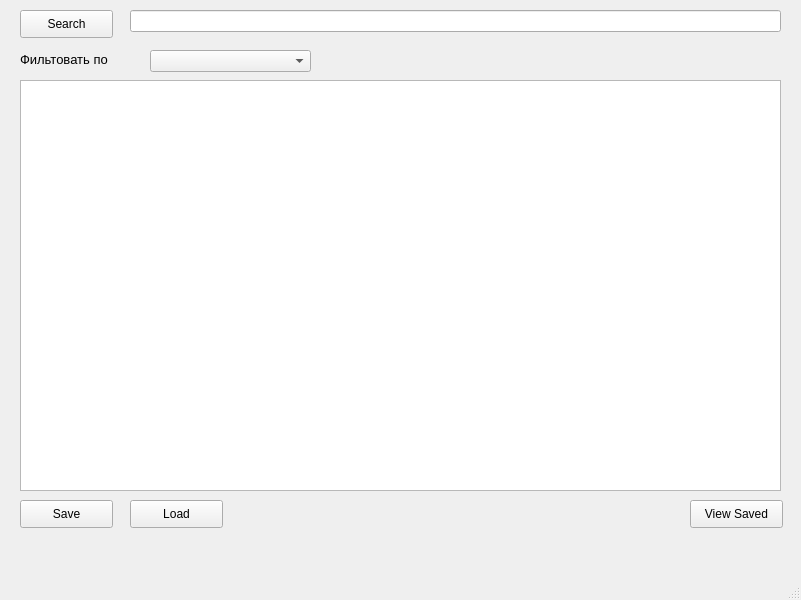
<?xml version="1.0" encoding="UTF-8"?>
<ui version="4.0">
 <class>MainWindow</class>
 <widget class="QMainWindow" name="MainWindow">
  <property name="geometry">
   <rect>
    <x>0</x>
    <y>0</y>
    <width>801</width>
    <height>600</height>
   </rect>
  </property>
  <property name="windowTitle">
   <string>MainWindow</string>
  </property>
  <widget class="QWidget" name="centralwidget">
   <widget class="QPushButton" name="searchBtn">
    <property name="geometry">
     <rect>
      <x>20</x>
      <y>10</y>
      <width>93</width>
      <height>28</height>
     </rect>
    </property>
    <property name="text">
     <string>Search</string>
    </property>
   </widget>
   <widget class="QLineEdit" name="searchLine">
    <property name="geometry">
     <rect>
      <x>130</x>
      <y>10</y>
      <width>651</width>
      <height>22</height>
     </rect>
    </property>
   </widget>
   <widget class="QPushButton" name="saveBtn">
    <property name="geometry">
     <rect>
      <x>20</x>
      <y>500</y>
      <width>93</width>
      <height>28</height>
     </rect>
    </property>
    <property name="text">
     <string>Save</string>
    </property>
   </widget>
   <widget class="QComboBox" name="sortFilters">
    <property name="geometry">
     <rect>
      <x>150</x>
      <y>50</y>
      <width>161</width>
      <height>22</height>
     </rect>
    </property>
   </widget>
   <widget class="QLabel" name="label">
    <property name="geometry">
     <rect>
      <x>20</x>
      <y>50</y>
      <width>131</width>
      <height>20</height>
     </rect>
    </property>
    <property name="text">
     <string>&lt;html&gt;&lt;head/&gt;&lt;body&gt;&lt;p&gt;&lt;span style=&quot; font-size:10pt;&quot;&gt;Фильтовать по&lt;/span&gt;&lt;/p&gt;&lt;/body&gt;&lt;/html&gt;</string>
    </property>
   </widget>
   <widget class="QPushButton" name="viewSaved">
    <property name="geometry">
     <rect>
      <x>690</x>
      <y>500</y>
      <width>93</width>
      <height>28</height>
     </rect>
    </property>
    <property name="text">
     <string>View Saved</string>
    </property>
   </widget>
   <widget class="QListWidget" name="listWidget">
    <property name="geometry">
     <rect>
      <x>20</x>
      <y>80</y>
      <width>761</width>
      <height>411</height>
     </rect>
    </property>
    <property name="resizeMode">
     <enum>QListView::Adjust</enum>
    </property>
   </widget>
   <widget class="QPushButton" name="loadBtn">
    <property name="geometry">
     <rect>
      <x>130</x>
      <y>500</y>
      <width>93</width>
      <height>28</height>
     </rect>
    </property>
    <property name="text">
     <string>Load</string>
    </property>
   </widget>
  </widget>
  <widget class="QMenuBar" name="menubar">
   <property name="geometry">
    <rect>
     <x>0</x>
     <y>0</y>
     <width>801</width>
     <height>26</height>
    </rect>
   </property>
  </widget>
  <widget class="QStatusBar" name="statusbar"/>
 </widget>
 <resources/>
 <connections/>
</ui>
